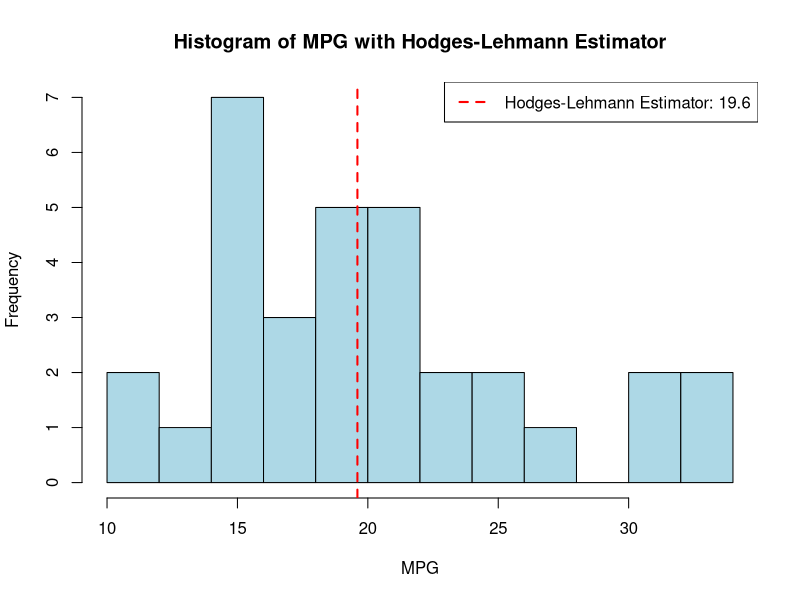

Generate this figure with R:
# Load necessary libraries
library(boot)

# Load the mtcars dataset
data("mtcars")

# Extract the mpg variable
mpg_data <- mtcars$mpg

# Function to compute the Hodges-Lehmann Estimator
hodges_lehmann <- function(x) {
  n <- length(x)
  pairwise_averages <- numeric(n * (n - 1) / 2 + n)
  k <- 1
  for (i in 1:n) {
    for (j in i:n) {
      pairwise_averages[k] <- (x[i] + x[j]) / 2
      k <- k + 1
    }
  }
  return(median(pairwise_averages))
}

# Compute the Hodges-Lehmann Estimator for the mpg data
hl_est_mpg <- hodges_lehmann(mpg_data)
print(hl_est_mpg)

# Bootstrap function for Hodges-Lehmann Estimator
bootstrap_hl <- function(data, indices) {
  sample_data <- data[indices]
  return(hodges_lehmann(sample_data))
}

# Compute bootstrap estimate for standard error of the Hodges-Lehmann Estimator
set.seed(123)
bootstrap_results_hl <- boot(mpg_data, bootstrap_hl, R = 1000)
print(bootstrap_results_hl)

# Standard error of the Hodges-Lehmann Estimator
se_hl_est <- sd(bootstrap_results_hl$t)
print(se_hl_est)

# Plotting the data and the Hodges-Lehmann estimator
hist(mpg_data, breaks = 10, main = "Histogram of MPG with Hodges-Lehmann Estimator", xlab = "MPG", col = "lightblue", border = "black")
abline(v = hl_est_mpg, col = "red", lwd = 2, lty = 2)
legend("topright", legend = paste("Hodges-Lehmann Estimator:", round(hl_est_mpg, 2)), col = "red", lwd = 2, lty = 2)
